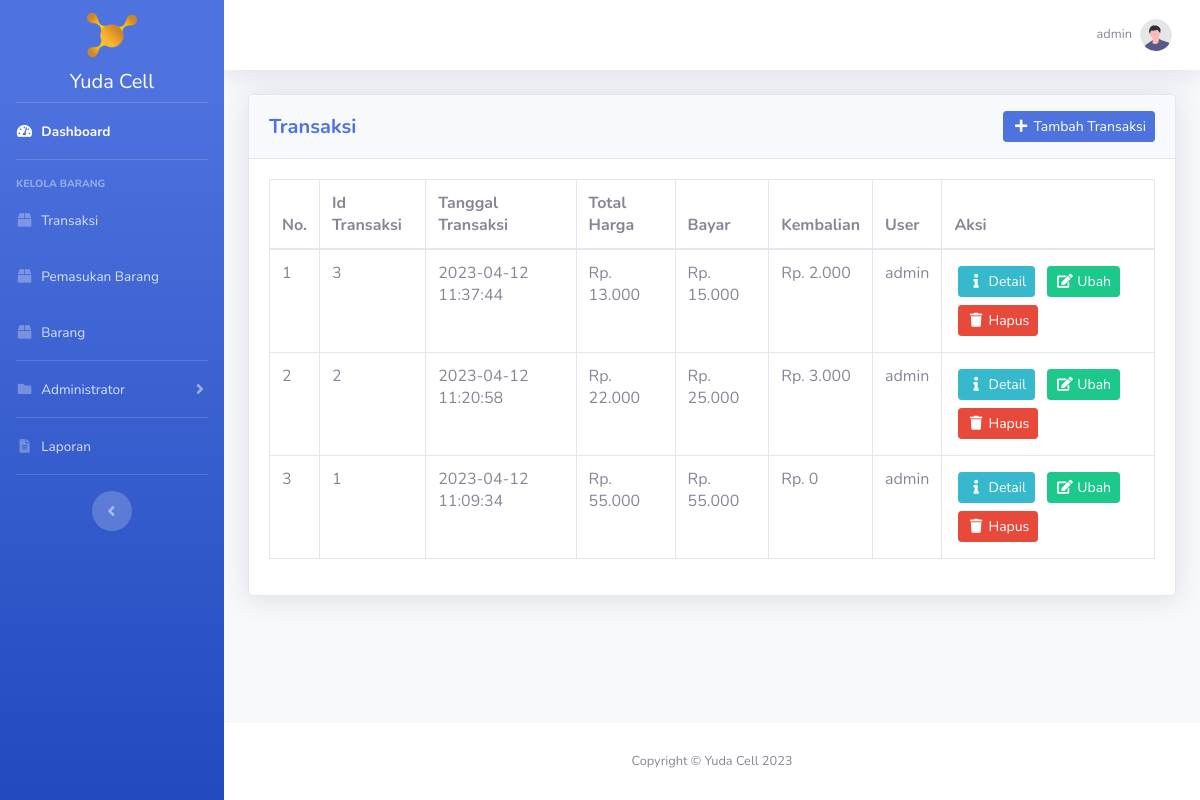
Page /transaksi/index.php (signed in) on the earlier database version.
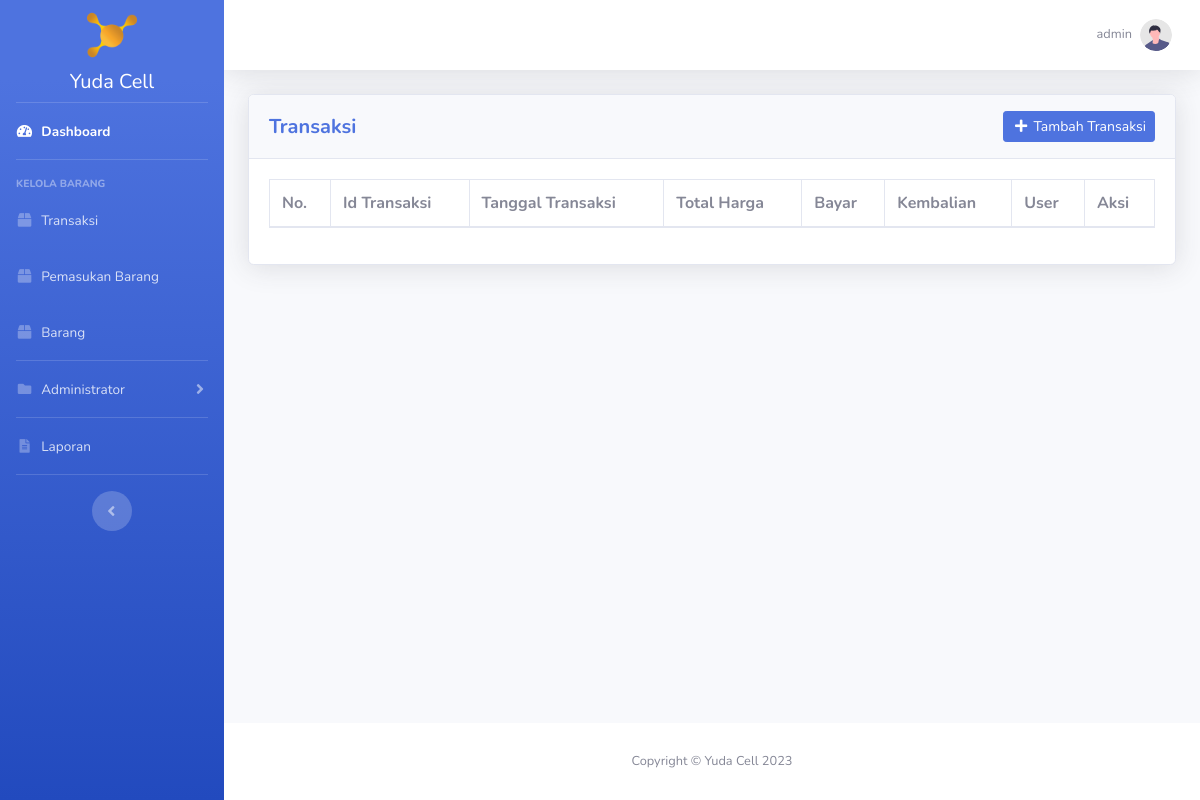
Same page on the later database version.
### tables this page shows
CREATE TABLE `user` (
  `id_user` int(11) NOT NULL,
  `username` varchar(20) NOT NULL,
  `password` varchar(300) NOT NULL,
  `hak_akses` enum('administrator','operator') NOT NULL,
  `nama_lengkap` varchar(50) NOT NULL,
  `no_telp_user` varchar(20) NOT NULL
);

CREATE TABLE `transaksi` (
  `id_transaksi` int(11) NOT NULL,
  `tanggal_transaksi` datetime NOT NULL,
  `total_harga` int(11) DEFAULT NULL,
  `bayar` int(11) DEFAULT NULL,
  `kembalian` int(11) DEFAULT NULL,
  `id_user` int(11) NOT NULL
);

### transaksi/index.php (the view, shortened to what this page needs)
<?php
require_once '../koneksi.php';
$transaksi = mysqli_query($koneksi, "SELECT * FROM transaksi INNER JOIN user ON transaksi.id_user = user.id_user ORDER BY tanggal_transaksi DESC");
$id_user = htmlspecialchars($_SESSION['id_user']);
$data_profile = mysqli_fetch_assoc(mysqli_query($koneksi, "SELECT * FROM user WHERE id_user = '$id_user'"));
?>
<!DOCTYPE html>
<html lang="en">
<head>
    <?php include_once '../include/head.php'; ?>
</head>
<body id="page-top">
    <div id="wrapper">
        <?php include_once '../include/sidebar.php'; ?>
        <div id="content-wrapper" class="d-flex flex-column">
            <div id="content">
                <?php include_once '../include/topbar.php'; ?>
                <div class="container-fluid">
                    <div class="card shadow mb-4">
                        <div class="card-header py-3">
                            <div class="row">
                                <div class="col head-left">
                                    <h5 class="my-auto font-weight-bold text-primary">Transaksi</h5>
                                </div>
                                <div class="col head-right">
                                    <a href="<?= BASE_URL; ?>transaksi/tambah_transaksi.php" class="btn btn-sm btn-primary"><i class="fas fa-fw fa-plus"></i> Tambah Transaksi</a>
                                </div>
                            </div>
                        </div>
                        <div class="card-body">
                            <div class="table-responsive">
                                <table class="table table-bordered" id="dataTable" width="100%" cellspacing="0">
									<thead>
										<tr>
											<th>No.</th>
											<th>Id Transaksi</th>
											<th>Tanggal Transaksi</th>
											<th>Total Harga</th>
											<th>Bayar</th>
											<th>Kembalian</th>
											<th>User</th>
											<th>Aksi</th>
										</tr>
									</thead>
									<tbody>
										<?php $i = 1; ?>
										<?php foreach ($transaksi as $dt): ?>
											<tr>
												<td><?= $i++; ?></td>
												<td><?= $dt['id_transaksi']; ?></td>
												<td><?= $dt['tanggal_transaksi']; ?></td>
												<td>Rp. <?= str_replace(",", ".", number_format($dt['total_harga'])); ?></td>
												<td>Rp. <?= str_replace(",", ".", number_format($dt['bayar'])); ?></td>
												<td>Rp. <?= str_replace(",", ".", number_format($dt['kembalian'])); ?></td>
												<td><?= $dt['username']; ?></td>
												<td>
                                                    <?php if ($dt['bayar'] == 0): ?>
                                                        <a class="btn btn-sm btn-info m-1" href="<?= BASE_URL; ?>transaksi/detail_transaksi.php?id_transaksi=<?= $dt['id_transaksi']; ?>"><i class="fas fa-fw fa-exclamation"></i> Bayar</a>
                                                    <?php else: ?>
                                                        <a class="btn btn-sm btn-info m-1" href="<?= BASE_URL; ?>transaksi/detail_transaksi.php?id_transaksi=<?= $dt['id_transaksi']; ?>"><i class="fas fa-fw fa-info"></i> Detail</a>
                                                    <?php endif ?>
													<a class="btn btn-sm btn-success m-1" href="<?= BASE_URL; ?>transaksi/ubah_transaksi.php?id_transaksi=<?= $dt['id_transaksi']; ?>"><i class="fas fa-fw fa-edit"></i> Ubah</a>
													<a class="btn btn-sm btn-danger m-1 btn-delete" data-nama="Transaksi dengan ID Transaksi <?= $dt['id_transaksi']; ?> akan terhapus!" href="hapus_transaksi.php?id_transaksi=<?= $dt['id_transaksi']; ?>"><i class="fas fa-fw fa-trash"></i> Hapus</a>
												</td>
											</tr>
										<?php endforeach ?>
									</tbody>
								</table>
							</div>
                        </div>
                    </div>
				</div>
            </div>
            <?php include_once '../include/footer.php'; ?>
        </div>
    </div>
</body>
</html>

### include/head.php (shortened to what this page needs)
<link href="<?= BASE_URL; ?>vendor/fontawesome-free/css/all.min.css" rel="stylesheet" type="text/css">
<link href="<?= BASE_URL; ?>css/sb-admin-2.min.css" rel="stylesheet">
<link rel="stylesheet" href="<?= BASE_URL; ?>css/yuda_cell.css">
<link href="<?= BASE_URL; ?>vendor/datatables/dataTables.bootstrap4.min.css" rel="stylesheet">

### include/sidebar.php (shortened to what this page needs)
<ul class="navbar-nav bg-gradient-primary sidebar sidebar-dark accordion" id="accordionSidebar">
    <a class="sidebar-brand d-flex align-items-center justify-content-center" href="<?= BASE_URL; ?>index.php">
        <img src="<?= BASE_URL; ?>img/logo.png" class="img-fluid" width="50" alt="Logo">
    </a>
    <a href="<?= BASE_URL; ?>index.php" class="text-decoration-none mx-auto text-white"><h5>Yuda Cell</h5></a>
    <hr class="sidebar-divider my-0">
    <li class="nav-item active">
        <a class="nav-link" href="<?= BASE_URL; ?>index.php">
            <i class="fas fa-fw fa-tachometer-alt"></i>
            <span>Dashboard</span></a>
    </li>
    <hr class="sidebar-divider">
    <div class="sidebar-heading">
        Kelola Barang
    </div>
    <li class="nav-item">
        <a class="nav-link" href="<?= BASE_URL; ?>transaksi/index.php">
            <i class="fas fa-fw fa-box"></i>
            <span>Transaksi</span></a>
    </li>
    <li class="nav-item">
        <a class="nav-link" href="<?= BASE_URL; ?>pemasukan_barang/index.php">
            <i class="fas fa-fw fa-box"></i>
            <span>Pemasukan Barang</span></a>
    </li>
    <li class="nav-item">
        <a class="nav-link" href="<?= BASE_URL; ?>barang/index.php">
            <i class="fas fa-fw fa-box"></i>
            <span>Barang</span></a>
    </li>
    <hr class="sidebar-divider my-0">
    <li class="nav-item">
        <a class="nav-link collapsed" href="#" data-toggle="collapse" data-target="#collapsePages"
            aria-expanded="true" aria-controls="collapsePages">
            <i class="fas fa-fw fa-folder"></i>
            <span>Administrator</span>
        </a>
    </li>
    <hr class="sidebar-divider my-0">
    <li class="nav-item">
        <a class="nav-link" href="<?= BASE_URL; ?>laporan/index.php">
            <i class="fas fa-fw fa-file-alt"></i>
            <span>Laporan</span></a>
    </li>
    <hr class="sidebar-divider d-none d-md-block">
    <div class="text-center d-none d-md-inline">
        <button class="rounded-circle border-0" id="sidebarToggle"></button>
    </div>
</ul>

### include/topbar.php (shortened to what this page needs)
<nav class="navbar navbar-expand navbar-light bg-white topbar mb-4 static-top shadow">
    <ul class="navbar-nav ml-auto">
        <li class="nav-item dropdown no-arrow">
            <a class="nav-link dropdown-toggle" href="#" id="userDropdown" role="button"
                data-toggle="dropdown" aria-haspopup="true" aria-expanded="false">
                <span class="mr-2 d-none d-lg-inline text-gray-600 small"><?= $data_profile['username']; ?></span>
                <img class="img-profile rounded-circle"
                    src="<?= BASE_URL; ?>img/undraw_profile.svg">
            </a>
        </li>
    </ul>
</nav>

### include/footer.php
<footer class="sticky-footer bg-white">
    <div class="container my-auto">
        <div class="copyright text-center my-auto">
            <span>Copyright &copy; Yuda Cell 2023</span>
        </div>
    </div>
</footer>

### css/yuda_cell.css (style rules this page uses)
html { scroll-behavior: smooth; }
.head-left { text-align: left; margin-top: auto; margin-bottom: auto; }
.head-right { text-align: right; margin-top: auto; margin-bottom: auto; }

Differences in the rows shown:
removed transaksi: id_transaksi "3", tanggal_transaksi "2023-04-12 11:37:44", total_harga "13.000", bayar "15.000", kembalian "2.000", id_user.username "admin"
removed transaksi: id_transaksi "2", tanggal_transaksi "2023-04-12 11:20:58", total_harga "22.000", bayar "25.000", kembalian "3.000", id_user.username "admin"
removed transaksi: id_transaksi "1", tanggal_transaksi "2023-04-12 11:09:34", total_harga "55.000", bayar "55.000", kembalian "0", id_user.username "admin"
